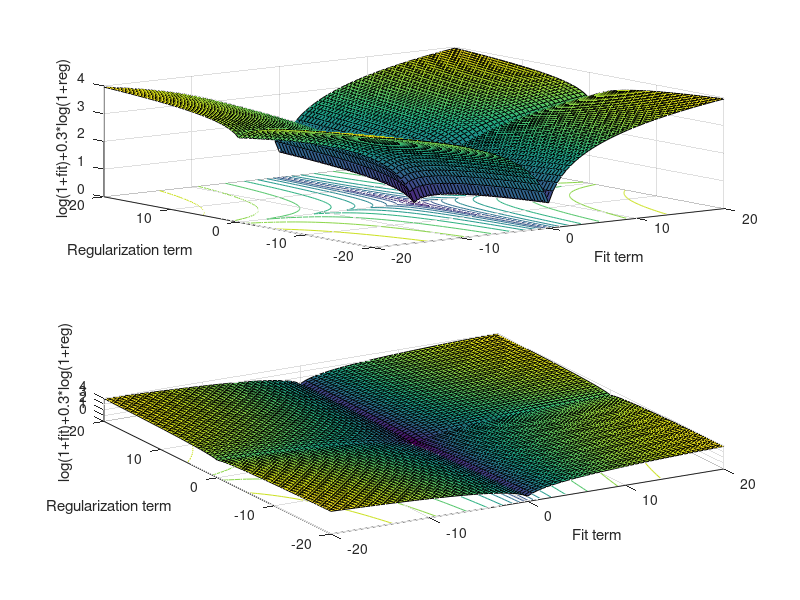

MATLAB code for this plot:
x=-20:0.5:20;
[X,Y]=meshgrid(x,x);
Z = log1p(abs(X))+0.3*log1p(abs(Y));
subplot(2,1,1)
surfc(X,Y,Z)
ylabel('Regularization term')
xlabel('Fit term')
zlabel('log(1+fit)+0.3*log(1+reg)')
subplot(2,1,2)
surfc(X,Y,Z)
ylabel('Regularization term')
xlabel('Fit term')
zlabel('log(1+fit)+0.3*log(1+reg)')
view([-30 80]);